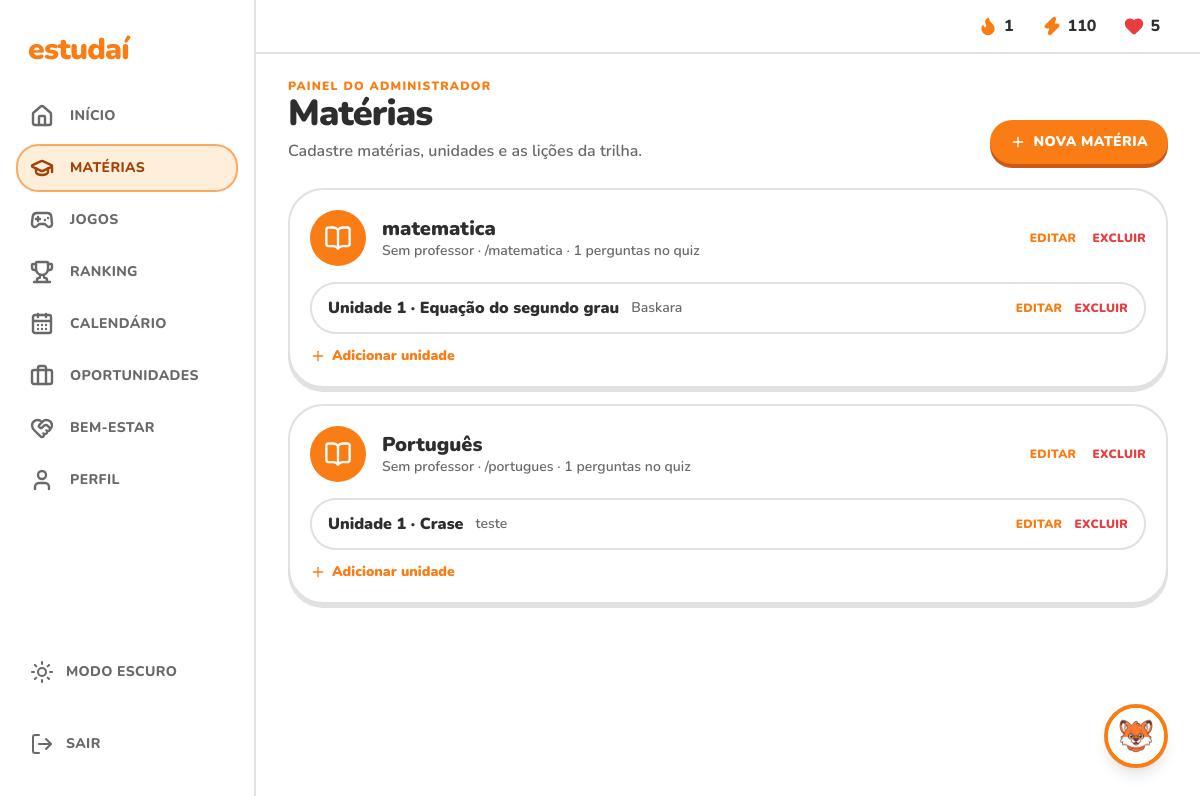
The app's page /game/admin/materias/ (signed in) with its own data.
### game/models.py (models this page shows, shortened)
class Materia(models.Model):
    nome = models.CharField(max_length=50)
    professor = models.CharField(max_length=60, blank=True)
    slug = models.SlugField(unique=True, help_text='Usado na URL. Ex.: matematica')
    icone = models.CharField(
        max_length=40,
        default='book-open',
        help_text='Nome do ícone Lucide (lucide.dev/icons). Ex.: sigma, atom, leaf',
    )
    ordem = models.PositiveIntegerField(default=0)
    class Meta:
        ordering = ['ordem', 'nome']
        verbose_name = 'Matéria'

class Unidade(models.Model):
    materia = models.ForeignKey(Materia, on_delete=models.CASCADE, related_name='unidades')
    titulo = models.CharField(max_length=80)
    ordem = models.PositiveIntegerField(default=0)
    class Meta:
        ordering = ['ordem', 'id']

class Licao(models.Model):
    unidade = models.ForeignKey(Unidade, on_delete=models.CASCADE, related_name='licoes')
    nome = models.CharField(max_length=80)
    ordem = models.PositiveIntegerField(default=0)
    class Meta:
        ordering = ['ordem', 'id']
        verbose_name = 'Lição'
        verbose_name_plural = 'Lições'

### game/views.py (the view)
# urls.py: path('admin/materias/', views.MateriaGerenciarView.as_view(), name='materia-gerenciar'),
class MateriaGerenciarView(AdminMixin, ListView):
    template_name = 'game/admin/materia_gerenciar.html'
    context_object_name = 'materias'
    secao = 'materias'
    def get_queryset(self):
        return Materia.objects.prefetch_related('unidades__licoes', 'perguntas')

### game/models.py (called while the page is built)
def perfil_de(user):
    perfil, _ = Perfil.objects.get_or_create(user=user)
    return perfil

    def xp_total(self):
        return RegistroXP.objects.filter(user=self.user).aggregate(total=Sum('quantidade'))['total'] or 0

    def ofensiva(self):
        dias = set(
            timezone.localtime(data).date()
            for data in RegistroXP.objects.filter(user=self.user).values_list('criado_em', flat=True)
        )
        dia = timezone.localdate()
        if dia not in dias:
            dia -= datetime.timedelta(days=1)
        seguidos = 0
        while dia in dias:
            seguidos += 1
            dia -= datetime.timedelta(days=1)
        return seguidos

### game/servicos.py (called while the page is built)
    def eventos(self):
        return Evento.objects.filter(Q(user__isnull=True) | Q(user=self.user))

    def lembrete(self):
        limite = self.hoje + datetime.timedelta(days=3)
        evento = self.eventos().filter(data__gte=self.hoje, data__lte=limite).exclude(tipo='feriado').first()
        if not evento:
            return None
        dias = (evento.data - self.hoje).days
        quando = 'é hoje' if dias == 0 else 'é amanhã' if dias == 1 else f'é em {dias} dias'
        return {
            'texto': f'{evento.titulo} {quando}.',
            'pedido': f'Me ajude a me preparar para: {evento.titulo}'
                      + (f' — {evento.descricao}' if evento.descricao else '') + '.',
        }

### game/views.py (called while the page is built)
    def get_context_data(self, **kwargs):
        context = super().get_context_data(**kwargs)
        perfil = perfil_de(self.request.user)
        context.update({
            'menu': Menu.ITENS,
            'secao': self.secao,
            'perfil': perfil,
            'xp_total': perfil.xp_total(),
            'ofensiva': perfil.ofensiva(),
            'lembrete': Calendario(self.request.user).lembrete(),
        })
        return context

    def test_func(self):
        return self.request.user.is_staff

### game/templates/game/admin/materia_gerenciar.html (shortened to what this page needs)
{% extends "base.html" %}
{% block content %}
{% url 'game:materia-create' as url_novo %}
{% include "game/admin/_cabecalho.html" with titulo="Matérias" texto="Cadastre matérias, unidades e as lições da trilha." url_novo=url_novo rotulo_novo="Nova matéria" %}
<ul class="flex flex-col gap-4">
  {% for materia in materias %}
    <li class="rounded-3xl bg-card p-5 card-3d">
      <div class="flex flex-wrap items-center gap-4">
        <span class="flex size-14 items-center justify-center rounded-2xl bg-primary text-primary-foreground">
          <i data-lucide="{{ materia.icone }}" class="size-7" aria-hidden="true"></i>
        </span>
        <div class="flex-1">
          <h2 class="text-xl font-black leading-tight">{{ materia.nome }}</h2>
          <p class="text-sm font-semibold text-muted-foreground">
            {{ materia.professor|default:"Sem professor" }} · /{{ materia.slug }} · {{ materia.perguntas.count }} perguntas no quiz
          </p>
        </div>
        <div class="flex gap-4">
          <a href="{% url 'game:materia-update' materia.pk %}" class="text-xs font-black uppercase tracking-wide text-primary hover:underline">Editar</a>
          <a href="{% url 'game:materia-delete' materia.pk %}" class="text-xs font-black uppercase tracking-wide text-destructive hover:underline">Excluir</a>
        </div>
      </div>
      <ol class="mt-4 flex flex-col gap-2">
        {% for unidade in materia.unidades.all %}
          <li class="flex flex-wrap items-center gap-3 rounded-2xl border-2 border-border px-4 py-3">
            <span class="font-black">Unidade {{ forloop.counter }} · {{ unidade.titulo }}</span>
            <span class="flex-1 text-sm font-semibold text-muted-foreground">
              {% for licao in unidade.licoes.all %}{{ licao.nome }}{% if not forloop.last %}, {% endif %}{% empty %}Sem lições{% endfor %}
            </span>
            <a href="{% url 'game:unidade-update' unidade.pk %}" class="text-xs font-black uppercase tracking-wide text-primary hover:underline">Editar</a>
            <a href="{% url 'game:unidade-delete' unidade.pk %}" class="text-xs font-black uppercase tracking-wide text-destructive hover:underline">Excluir</a>
          </li>
        {% endfor %}
      </ol>
      <a href="{% url 'game:unidade-create' materia.pk %}"
         class="mt-3 flex w-fit items-center gap-1.5 text-sm font-black text-primary hover:underline">
        <i data-lucide="plus" class="size-4" aria-hidden="true"></i> Adicionar unidade
      </a>
    </li>
  {% empty %}
    <li class="font-semibold text-muted-foreground">Nenhuma matéria cadastrada.</li>
  {% endfor %}
</ul>
{% endblock %}

### templates/base.html (shortened to what this page needs)
{% load static %}<!DOCTYPE html>
<html lang="pt-BR" class="bg-background">
<head>
  <link rel="stylesheet" href="{% static 'game/css/estudai.css' %}">
</head>
<body class="antialiased" data-url-xp="{% url 'game:ganhar-xp' %}">
{% block layout %}
<div class="min-h-dvh">
  {% include "partials/_nav_bar.html" %}
  <div class="lg:pl-64">
    {% include "partials/_topo.html" %}
    <main class="mx-auto w-full max-w-6xl px-4 pb-32 pt-6 lg:px-8 lg:pb-16">
      {% block content %}{% endblock %}
    </main>
  </div>
</div>
{% include "partials/_fagulha.html" %}
{% endblock %}
</body>
</html>

### templates/partials/_nav_bar.html (shortened to what this page needs)
<aside class="fixed inset-y-0 left-0 z-30 hidden w-64 flex-col gap-6 border-r-2 border-border bg-background px-4 py-8 lg:flex">
  <div class="px-3"><a href="{% url 'game:inicio' %}" class="text-3xl font-black tracking-tight text-primary" aria-label="Estudaí — página inicial">estudaí</a></div>
  <nav aria-label="Navegação principal" class="flex flex-1 flex-col gap-1">
    {% for item in menu %}
      <a href="{% url item.url %}"{% if item.secao == secao %} aria-current="page"{% endif %} class="flex items-center gap-4 rounded-xl border-2 px-3 py-2.5 text-sm font-extrabold uppercase tracking-wide transition-colors {% if item.secao == secao %}border-primary/60 bg-accent text-accent-foreground{% else %}border-transparent text-muted-foreground hover:bg-muted{% endif %}"><i data-lucide="{{ item.icone }}" class="size-6" aria-hidden="true" stroke-width="2.4"></i>{{ item.rotulo }}</a>
    {% endfor %}
  </nav>
  <button type="button" class="botao-tema flex items-center gap-3 rounded-xl border-2 border-transparent px-3 py-2.5 text-sm font-extrabold uppercase tracking-wide text-muted-foreground transition-colors hover:bg-muted" aria-label="Alternar modo escuro"><i data-lucide="sun" class="size-6 dark:hidden" aria-hidden="true"></i><span class="dark:hidden">Modo escuro</span><span class="hidden dark:inline">Modo claro</span></button>
  <form method="post" action="{% url 'accounts:logout' %}">
    <button type="submit" class="flex w-full items-center gap-3 rounded-xl border-2 border-transparent px-3 py-2.5 text-sm font-extrabold uppercase tracking-wide text-muted-foreground transition-colors hover:bg-muted"><i data-lucide="log-out" class="size-6" aria-hidden="true"></i>Sair</button>
  </form>
</aside>

### templates/partials/_topo.html (shortened to what this page needs)
<header class="sticky top-0 z-20 flex items-center justify-between gap-2 border-b-2 border-border bg-background/95 px-4 py-2 backdrop-blur lg:px-8">
  <div class="ml-auto">
    <ul class="flex items-center sm:gap-3" aria-label="Seu status">
      <li class="flex items-center gap-1 rounded-xl px-1.5 py-1.5 font-extrabold sm:gap-1.5 sm:px-2"><i data-lucide="flame" class="size-5 text-primary" aria-hidden="true" fill="currentColor"></i><span class="tabular-nums" id="ofensiva-total">{{ ofensiva }}</span><span class="sr-only">dias de ofensiva</span></li>
      <li class="flex items-center gap-1 rounded-xl px-1.5 py-1.5 font-extrabold sm:gap-1.5 sm:px-2"><i data-lucide="zap" class="size-5 text-primary" aria-hidden="true" fill="currentColor"></i><span class="tabular-nums" id="xp-total" data-xp="{{ xp_total }}">{{ xp_total }}</span><span class="sr-only">XP total</span></li>
      <li class="flex items-center gap-1 rounded-xl px-1.5 py-1.5 font-extrabold sm:gap-1.5 sm:px-2"><i data-lucide="heart" class="size-5 text-destructive" aria-hidden="true" fill="currentColor"></i><span class="tabular-nums">5</span><span class="sr-only">vidas</span></li>
    </ul>
  </div>
</header>

### game/templates/game/admin/_cabecalho.html
<div class="mb-6 flex flex-col gap-3 sm:flex-row sm:items-end sm:justify-between">
  <div>
    <p class="text-xs font-black uppercase tracking-widest text-primary">Painel do administrador</p>
    <h1 class="text-balance text-3xl font-black tracking-tight md:text-4xl">{{ titulo }}</h1>
    <p class="mt-1 text-pretty font-semibold leading-relaxed text-muted-foreground">{{ texto }}</p>
  </div>
  <a href="{{ url_novo }}"
     class="inline-flex items-center justify-center gap-2 rounded-2xl px-5 py-3 text-sm font-black uppercase tracking-wide transition-colors bg-primary text-primary-foreground btn-3d hover:brightness-105">
    <i data-lucide="plus" class="size-4" aria-hidden="true"></i> {{ rotulo_novo }}
  </a>
</div>

### templates/partials/_fagulha.html (shortened to what this page needs)
{% load static %}
<div id="fagulha-botoes" class="fixed bottom-24 right-4 z-40 flex flex-col items-end gap-3 lg:bottom-8 lg:right-8">
  <button type="button" data-fagulha="" class="animate-bob relative size-16 rounded-full border-4 border-primary bg-mascot shadow-lg transition-transform hover:scale-105" aria-label="Abrir chat com a Fagulha">
    <span class="absolute inset-0 overflow-hidden rounded-full"><img src="{% static 'game/img/fagulha.png' %}" alt="" class="size-full object-cover"></span>
  </button>
</div>

### game/static/game/css/estudai.css (style rules this page uses)
:root { color-scheme: light; --background: oklch(1 0 0); --foreground: oklch(0.3 0 0); --card: oklch(1 0 0); --card-foreground: oklch(0.3 0 0); --popover: oklch(1 0 0); --popover-foreground: oklch(0.3 0 0); --primary: oklch(0.72 0.18 52); --primary-foreground: oklch(1 0 0); --primary-shadow: oklch(0.6 0.16 45); --secondary: oklch(0.965 0 0); --secondary-foreground: oklch(0.3 0 0); --muted: oklch(0.965 0 0); --muted-foreground: oklch(0.52 0 0); --accent: oklch(0.96 0.035 65); --accent-foreground: oklch(0.5 0.14 45); --destructive: oklch(0.62 0.21 25); --destructive-foreground: oklch(1 0 0); --border: oklch(0.91 0 0); --border-strong: oklch(0.85 0 0); --input: oklch(0.91 0 0); --ring: oklch(0.72 0.18 52); --mascot: oklch(1 0 0); --radius: 1rem; }

### records on screen
Materia: nome "matematica", professor "Sem professor", slug "matematica", perguntas.count "1"
Unidade: titulo "Equação do segundo grau"
Licao: nome "Baskara"
Materia: nome "Português", professor "Sem professor", slug "portugues", perguntas.count "1"
Unidade: titulo "Crase"
Licao: nome "teste"

### other values on screen
{{ item.rotulo }} "INÍCIO" "MATÉRIAS" "JOGOS" "RANKING" "CALENDÁRIO" "OPORTUNIDADES" "BEM-ESTAR" "PERFIL"
{{ ofensiva }} "1"
{{ xp_total }} "110"
{{ titulo }} "Matérias"
{{ texto }} "Cadastre matérias, unidades e as lições da trilha."
{{ rotulo_novo }} "NOVA MATÉRIA"
